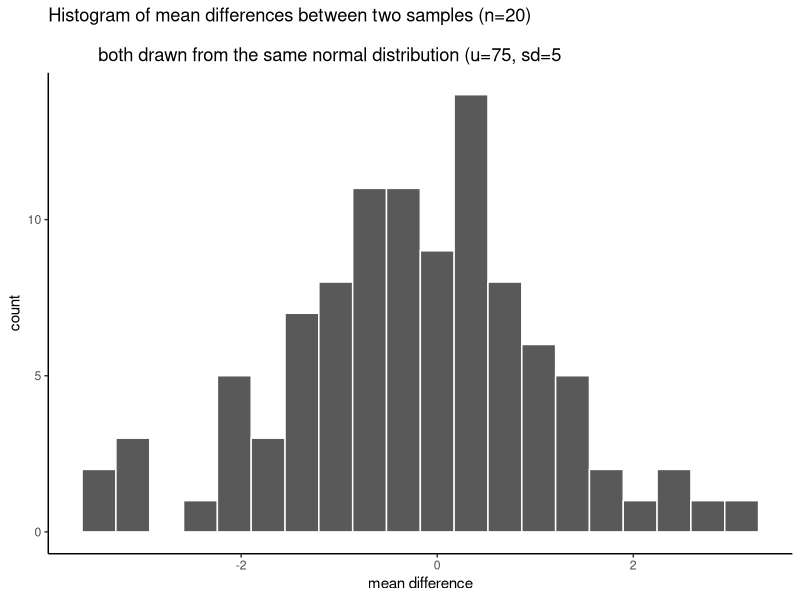
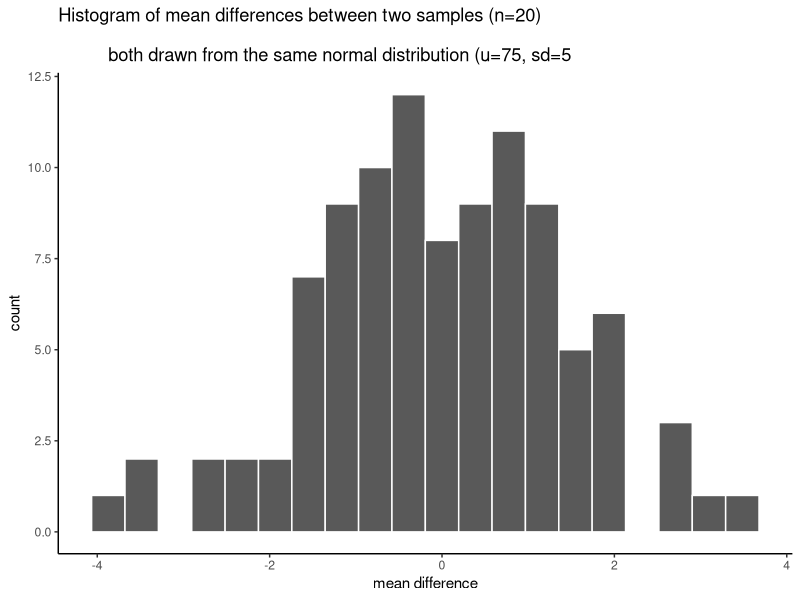
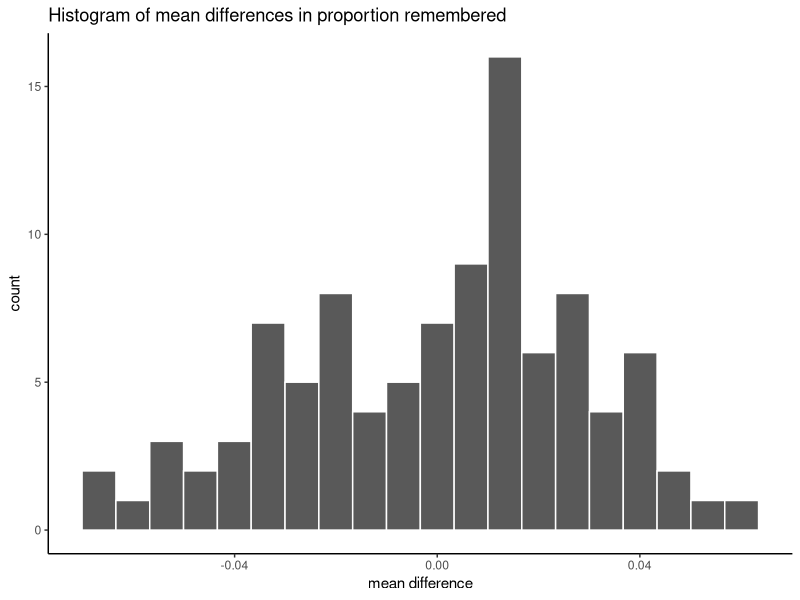
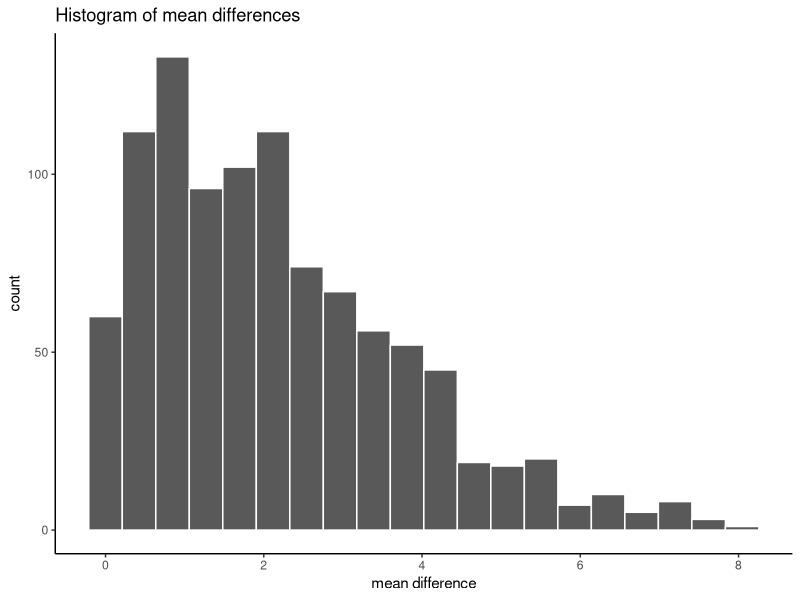
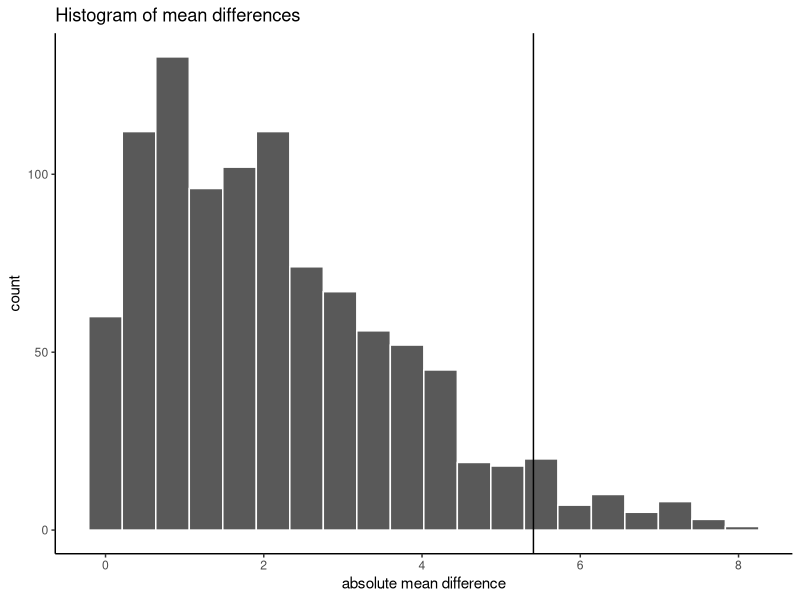

Write the R code that produced these figures, in order.
## ---- chunk 1
library(ggplot2)

# set paramaters of simulation

sims_to_run <- 100
sample_n   <- 20
dist_mean  <- 75
dist_sd    <- 5

# run simulation

mean_differences <- length(sims_to_run)
for(i in 1:sims_to_run){
  mean_control_A      <- mean(rnorm(sample_n, dist_mean, dist_sd))
  mean_control_B      <- mean(rnorm(sample_n, dist_mean, dist_sd))
  mean_differences[i] <- mean_control_A - mean_control_B
}

# plot the  distribution of mean difference scores

plot_df <- data.frame(sim=1:sims_to_run,mean_differences)

ggplot(plot_df,aes(x=mean_differences))+
  geom_histogram(bins=20, color="white")+
  theme_classic()+
  ggtitle("Histogram of mean differences between two samples (n=20) \n
          both drawn from the same normal distribution (u=75, sd=5")+
  xlab("mean difference")

## ---- chunk 2
min(mean_differences)
max(mean_differences)

## ---- chunk 3
library(ggplot2)

# set paramaters of simulation

sims_to_run <- 100
sample_n   <- 20
dist_mean  <- 75
dist_sd    <- 5

# run simulation

mean_differences <- length(sims_to_run)
for(i in 1:sims_to_run){
  mean_control_A      <- mean(rnorm(sample_n, dist_mean, dist_sd))
  mean_control_B      <- mean(rnorm(sample_n, dist_mean, dist_sd))
  mean_differences[i] <- mean_control_A - mean_control_B
}

# plot the  distribution of mean difference scores

plot_df <- data.frame(sim=1:sims_to_run,mean_differences)

ggplot(plot_df,aes(x=mean_differences))+
  geom_histogram(bins=20, color="white")+
  theme_classic()+
  ggtitle("Histogram of mean differences between two samples (n=20) \n
          both drawn from the same normal distribution (u=75, sd=5")+
  xlab("mean difference")

min(mean_differences)
max(mean_differences)

## ---- chunk 4
# set paramaters of simulation

sims_to_run <- 100
sample_n   <- 120
dist_mean  <- .48
dist_sd    <- .02

# run simulation

mean_differences <- length(sims_to_run)
for(i in 1:sims_to_run){
  #mean_control_A      <- mean(rnorm(sample_n, dist_mean, dist_sd))
  #mean_control_B      <- mean(rnorm(sample_n, dist_mean, dist_sd))
  mean_control_A      <- rnorm(1, dist_mean, dist_sd)
  mean_control_B      <- rnorm(1, dist_mean, dist_sd)
  mean_differences[i] <- mean_control_A - mean_control_B
}

# plot the  distribution of mean difference scores

plot_df <- data.frame(sim=1:sims_to_run,mean_differences)

ggplot(plot_df,aes(x=mean_differences))+
  geom_histogram(bins=20, color="white")+
  theme_classic()+
  ggtitle("Histogram of mean differences in proportion remembered")+
  xlab("mean difference")

min(mean_differences)
max(mean_differences)

## ---- chunk 5

# get sample numbers from one experiment
Group_A <- rnorm(20,50,10)
Group_B <- rnorm(20,50,10)

# randomize the numbers, compute mean difference, save the mean difference
mean_differences <- length(1000)
for(i in 1:1000){
  shuffle_numbers <- sample(c(Group_A, Group_B), replace=FALSE)
  new_group_A <- shuffle_numbers[1:20]
  new_group_B <- shuffle_numbers[21:40]
  mean_differences[i] <- abs(mean(new_group_A)-mean(new_group_B))
}

# plot the histogram
plot_df <- data.frame(sim=1:1000,mean_differences)

ggplot(plot_df,aes(x=mean_differences))+
  geom_histogram(bins=20, color="white")+
  theme_classic()+
  ggtitle("Histogram of mean differences")+
  xlab("mean difference")


## ---- chunk 6
ordered_differences <- sort(mean_differences) # sort
alpha_cutoff <- ordered_differences[950] # pick 950th number
alpha_cutoff

# add to histogram using vline

ggplot(plot_df,aes(x=mean_differences))+
  geom_histogram(bins=20, color="white")+
  geom_vline(xintercept=alpha_cutoff)+
  theme_classic()+
  ggtitle("Histogram of mean differences")+
  xlab("absolute mean difference")

